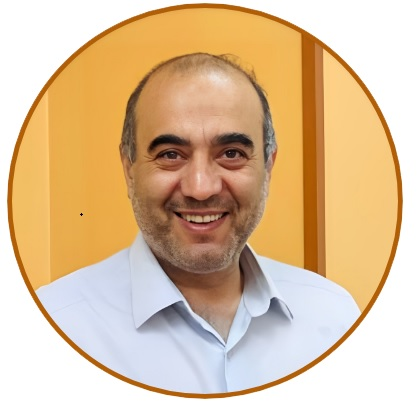
#> input picture ch03-intensity-spatial-filtering_GitHub_READY/ch03-intensity-spatial-filtering/Sadoghi.jpg, 417 x 401 px
$ python cascaded_convolution.py --input ../Sadoghi.jpg
#> lines starting #> are read from the running program, lines starting #| are printed output that depends on the picture
### ch03-intensity-spatial-filtering_GitHub_READY/ch03-intensity-spatial-filtering/algorithms/_common.py
"""Shared image I/O and CLI helpers.

The mathematical implementation of each algorithm remains in its named module.
This file only provides repeated utilities so the standalone examples stay small.
"""
from __future__ import annotations
from pathlib import Path
import numpy as np
from PIL import Image
from skimage import color, img_as_float


def to_gray_float(image):
    """Convert an input image to float64 grayscale in the range [0, 1]."""
    a = np.asarray(image)
    if a.ndim == 3:
        if a.shape[-1] == 4:
            a = a[..., :3]
        a = color.rgb2gray(a)
    a = img_as_float(a).astype(np.float64, copy=False)
    return np.clip(a, 0.0, 1.0)


def normalize01(a):
    """Linearly scale an array to [0, 1] for display."""
    a = np.asarray(a, dtype=np.float64)
    lo = np.nanmin(a)
    hi = np.nanmax(a)
    if not np.isfinite(lo) or not np.isfinite(hi) or hi <= lo:
        return np.zeros_like(a, dtype=np.float64)
    return (a - lo) / (hi - lo)


def load_gray(path):
    return to_gray_float(Image.open(path))


def save_gray(path, image):
    p = Path(path)
    p.parent.mkdir(parents=True, exist_ok=True)
    a = np.clip(np.asarray(image), 0, 1)
    Image.fromarray((a * 255 + 0.5).astype(np.uint8), mode="L").save(p)


# [11 lines left out: function _auto_value, not called in this run]


def cli_single(apply_fn, description, defaults=None):
    """Small command-line wrapper used by every standalone algorithm module.

    Preferred syntax (safe for kernels containing commas):
        --param gamma=0.5 --param c=1.0
        --param "kernel=0,-1,0;-1,5,-1;0,-1,0"

    The older comma-separated ``--params`` syntax remains supported for simple
    scalar options, e.g. ``--params gamma=0.5,c=1``.
    """
    import argparse

    ap = argparse.ArgumentParser(description=description)
    ap.add_argument("--input", help="Input image. If omitted, skimage.data.camera() is used.")
    ap.add_argument("--output", default="output.png")
    ap.add_argument(
        "--param",
        action="append",
        default=[],
        metavar="KEY=VALUE",
        help="Repeatable parameter. Preferred for strings/kernels containing commas.",
    )
    ap.add_argument(
        "--params",
        default="",
        help="Legacy comma-separated key=value pairs for simple scalar parameters.",
    )
    args = ap.parse_args()

    if args.input:
        im = load_gray(args.input)
#> in to_gray_float, a is the input picture: shape (401, 417, 3); mean R, G, B 219.5, 190.2, 154.6
#> in to_gray_float, `a = color.rgb2gray(a)`:
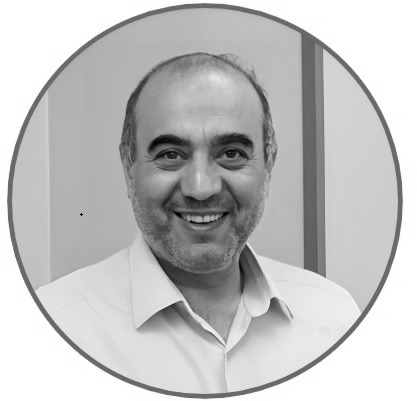
#> a: shape (401, 417) float64; min 0.01, max 1, mean 0.76
    else:
        from skimage import data
        im = to_gray_float(data.camera())

    params = dict(defaults or {})
    if args.params.strip():
        for item in args.params.split(","):
            if not item.strip():
                continue
            k, v = item.split("=", 1)
            params[k.strip()] = _auto_value(v)
    for item in args.param:
        k, v = item.split("=", 1)
        params[k.strip()] = _auto_value(v)

    out = apply_fn(im, **params)
    save_gray(args.output, out)
    print(f"Saved: {args.output}")

### ch03-intensity-spatial-filtering_GitHub_READY/ch03-intensity-spatial-filtering/algorithms/cascaded_convolution.py
"""Eq. (3-38): compare a cascade of two convolutions with one composite kernel."""
import numpy as np
from scipy.ndimage import convolve
from scipy.signal import convolve2d
try:
    from algorithms._common import to_gray_float, normalize01, cli_single
except ModuleNotFoundError:
    from _common import to_gray_float, normalize01, cli_single

def _k(text):
    return np.array([[float(v) for v in row.split(',')] for row in str(text).split(';')],float)

def apply(image, kernel1='1,2,1;2,4,2;1,2,1', kernel2='0,-1,0;-1,4,-1;0,-1,0', output='difference'):
    f=to_gray_float(image); k1=_k(kernel1); k2=_k(kernel2)
    if k1.sum()!=0: k1=k1/k1.sum()
    casc=convolve(convolve(f,k1,mode='reflect'),k2,mode='reflect')
    comp=convolve2d(k1,k2,mode='full')
    one=convolve(f,comp,mode='reflect')
    if str(output)=='cascade': return normalize01(casc)
    if str(output)=='composite': return normalize01(one)
    if str(output)=='difference': return normalize01(np.abs(casc-one))
    raise ValueError('output must be cascade, composite, or difference')

if __name__ == '__main__': cli_single(apply, 'Cascade versus composite-kernel convolution', {'kernel1':'1,2,1;2,4,2;1,2,1','kernel2':'0,-1,0;-1,4,-1;0,-1,0','output':'difference'})
#> in apply, `casc=convolve(convolve(f,k1,mode='reflect'),k2,mode='reflect')`:
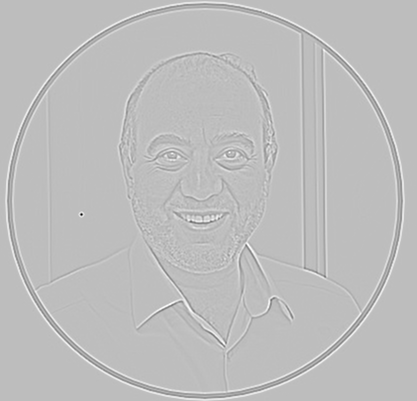
#> casc: shape (401, 417) float64; min -0.668, max 0.23, mean -9.56e-20; drawn with min black and max white
#> in normalize01, `a = np.asarray(a, dtype=np.float64)`:
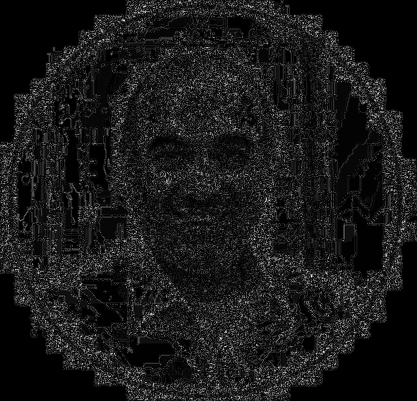
#> a: shape (401, 417) float64; min 0, max 1.41e-15, mean 1.39e-16; drawn with min black and max white
#> in normalize01, `lo = np.nanmin(a)`: lo = 0
#> in normalize01, `hi = np.nanmax(a)`: hi = 1.41e-15

$ run again, on ch03-intensity-spatial-filtering_GitHub_READY/ch03-intensity-spatial-filtering/samples/camera_cc0.png
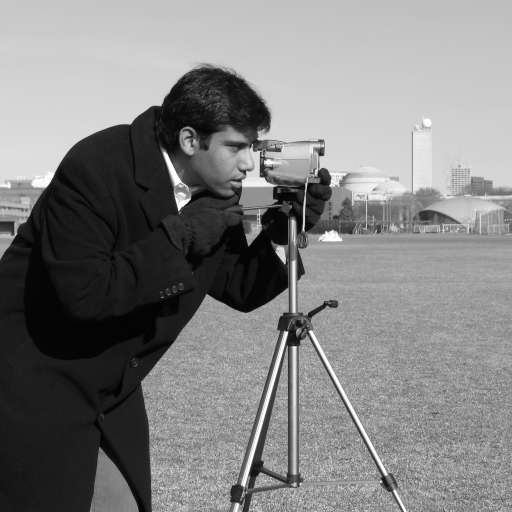
#> input picture ch03-intensity-spatial-filtering_GitHub_READY/ch03-intensity-spatial-filtering/samples/camera_cc0.png, 512 x 512 px
#> in to_gray_float, a is the input picture: shape (512, 512); min 0, max 255, mean 129.1
#> in apply, `casc=convolve(convolve(f,k1,mode='reflect'),k2,mode='reflect')`:
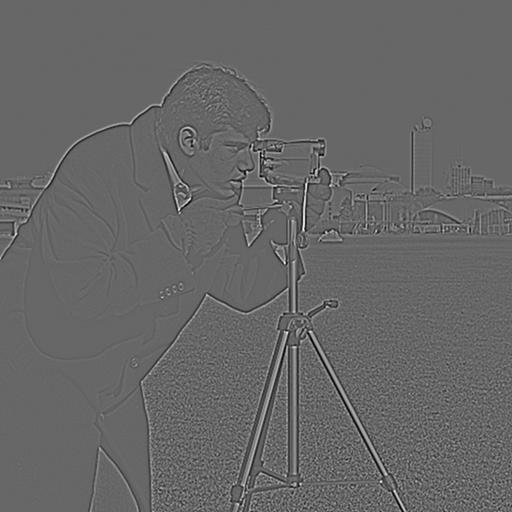
#> casc: shape (512, 512) float64; min -0.318, max 0.468, mean 2.12e-19; drawn with min black and max white
#> in normalize01, `a = np.asarray(a, dtype=np.float64)`:
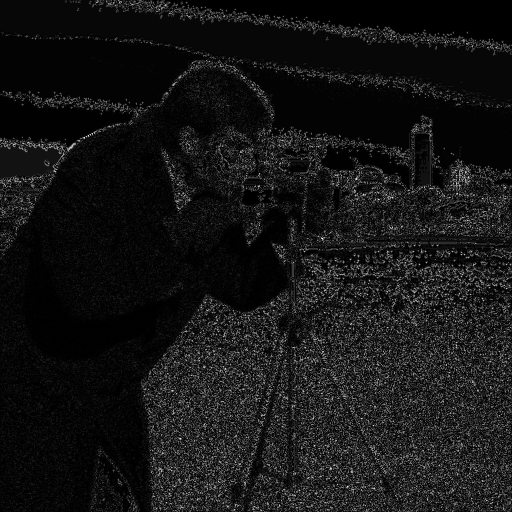
#> a: shape (512, 512) float64; min 0, max 1.18e-15, mean 9.91e-17; drawn with min black and max white
#> lo = 0
#> hi = 1.18e-15
